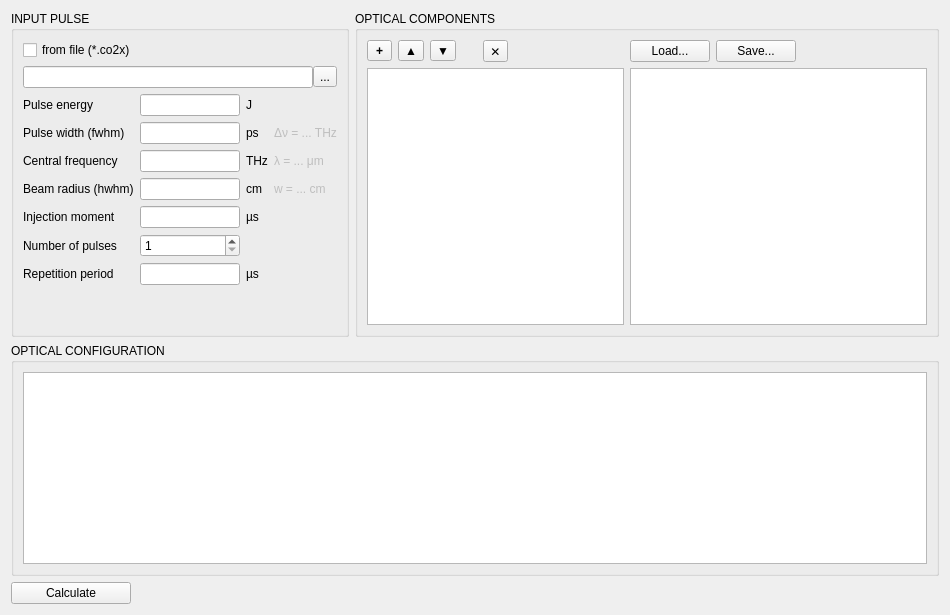
      <widget class="QWidget" name="tab1">
       <attribute name="title">
        <string>&amp;Input</string>
       </attribute>
       <attribute name="toolTip">
        <string>Ctrl + I</string>
       </attribute>
       <layout class="QGridLayout" name="gridLayout_18">
        <item row="5" column="0">
         <widget class="QPushButton" name="pushButton_calculate">
          <property name="minimumSize">
           <size>
            <width>120</width>
            <height>0</height>
           </size>
          </property>
          <property name="maximumSize">
           <size>
            <width>120</width>
            <height>16777215</height>
           </size>
          </property>
          <property name="text">
           <string>Calculate</string>
          </property>
          <property name="shortcut">
           <string>Alt+X</string>
          </property>
         </widget>
        </item>
        <item row="2" column="0" colspan="2">
         <widget class="QGroupBox" name="groupBox_pulse_2">
          <property name="sizePolicy">
           <sizepolicy hsizetype="Preferred" vsizetype="Expanding">
            <horstretch>0</horstretch>
            <verstretch>0</verstretch>
           </sizepolicy>
          </property>
          <property name="title">
           <string>INPUT PULSE</string>
          </property>
          <layout class="QGridLayout" name="gridLayout_4">
           <item row="6" column="2">
            <widget class="QLabel" name="label_r0_2">
             <property name="sizePolicy">
              <sizepolicy hsizetype="Minimum" vsizetype="Preferred">
               <horstretch>0</horstretch>
               <verstretch>0</verstretch>
              </sizepolicy>
             </property>
             <property name="text">
              <string>cm</string>
             </property>
             <property name="wordWrap">
              <bool>false</bool>
             </property>
            </widget>
           </item>
           <item row="4" column="2">
            <widget class="QLabel" name="label_tau0_2">
             <property name="sizePolicy">
              <sizepolicy hsizetype="Minimum" vsizetype="Preferred">
               <horstretch>0</horstretch>
               <verstretch>0</verstretch>
              </sizepolicy>
             </property>
             <property name="text">
              <string>ps</string>
             </property>
             <property name="wordWrap">
              <bool>false</bool>
             </property>
             <property name="margin">
              <number>0</number>
             </property>
            </widget>
           </item>
           <item row="0" column="0" colspan="5">
            <widget class="QCheckBox" name="checkBox_from_file">
             <property name="text">
              <string>from file (*.co2x)</string>
             </property>
            </widget>
           </item>
           <item row="8" column="0">
            <widget class="QLabel" name="label_n_pulses">
             <property name="text">
              <string>Number of pulses</string>
             </property>
            </widget>
           </item>
           <item row="7" column="2">
            <widget class="QLabel" name="label_t_inj_2">
             <property name="sizePolicy">
              <sizepolicy hsizetype="Minimum" vsizetype="Preferred">
               <horstretch>0</horstretch>
               <verstretch>0</verstretch>
              </sizepolicy>
             </property>
             <property name="text">
              <string>µs</string>
             </property>
             <property name="wordWrap">
              <bool>false</bool>
             </property>
            </widget>
           </item>
           <item row="2" column="1">
            <widget class="QLineEdit" name="lineEdit_E0">
             <property name="sizePolicy">
              <sizepolicy hsizetype="Fixed" vsizetype="Fixed">
               <horstretch>0</horstretch>
               <verstretch>0</verstretch>
              </sizepolicy>
             </property>
             <property name="minimumSize">
              <size>
               <width>100</width>
               <height>0</height>
              </size>
             </property>
             <property name="maximumSize">
              <size>
               <width>100</width>
               <height>16777215</height>
              </size>
             </property>
             <property name="alignment">
              <set>Qt::AlignRight|Qt::AlignTrailing|Qt::AlignVCenter</set>
             </property>
            </widget>
           </item>
           <item row="2" column="0">
            <widget class="QLabel" name="label_E0">
             <property name="text">
              <string>Pulse energy</string>
             </property>
             <property name="wordWrap">
              <bool>false</bool>
             </property>
            </widget>
           </item>
           <item row="6" column="3" colspan="2">
            <widget class="QLabel" name="label_r0_3">
             <property name="enabled">
              <bool>false</bool>
             </property>
             <property name="text">
              <string>w = ... cm</string>
             </property>
            </widget>
           </item>
           <item row="9" column="1">
            <widget class="QLineEdit" name="lineEdit_Dt_train">
             <property name="sizePolicy">
              <sizepolicy hsizetype="Fixed" vsizetype="Fixed">
               <horstretch>0</horstretch>
               <verstretch>0</verstretch>
              </sizepolicy>
             </property>
             <property name="minimumSize">
              <size>
               <width>100</width>
               <height>0</height>
              </size>
             </property>
             <property name="maximumSize">
              <size>
               <width>100</width>
               <height>16777215</height>
              </size>
             </property>
             <property name="alignment">
              <set>Qt::AlignRight|Qt::AlignTrailing|Qt::AlignVCenter</set>
             </property>
            </widget>
           </item>
           <item row="9" column="2">
            <widget class="QLabel" name="label_Dt_train_2">
             <property name="sizePolicy">
              <sizepolicy hsizetype="Minimum" vsizetype="Preferred">
               <horstretch>0</horstretch>
               <verstretch>0</verstretch>
              </sizepolicy>
             </property>
             <property name="text">
              <string>µs</string>
             </property>
             <property name="wordWrap">
              <bool>false</bool>
             </property>
            </widget>
           </item>
           <item row="9" column="0">
            <widget class="QLabel" name="label_Dt_train">
             <property name="text">
              <string>Repetition period</string>
             </property>
             <property name="wordWrap">
              <bool>false</bool>
             </property>
            </widget>
           </item>
           <item row="10" column="1">
            <spacer name="verticalSpacer">
             <property name="orientation">
              <enum>Qt::Vertical</enum>
             </property>
             <property name="sizeHint" stdset="0">
              <size>
               <width>20</width>
               <height>40</height>
              </size>
             </property>
            </spacer>
           </item>
           <item row="5" column="2">
            <widget class="QLabel" name="label_vc_2">
             <property name="sizePolicy">
              <sizepolicy hsizetype="Minimum" vsizetype="Preferred">
               <horstretch>0</horstretch>
               <verstretch>0</verstretch>
              </sizepolicy>
             </property>
             <property name="text">
              <string>THz</string>
             </property>
             <property name="wordWrap">
              <bool>false</bool>
             </property>
            </widget>
           </item>
           <item row="4" column="1">
            <widget class="QLineEdit" name="lineEdit_tau0">
             <property name="sizePolicy">
              <sizepolicy hsizetype="Fixed" vsizetype="Fixed">
               <horstretch>0</horstretch>
               <verstretch>0</verstretch>
              </sizepolicy>
             </property>
             <property name="minimumSize">
              <size>
               <width>100</width>
               <height>0</height>
              </size>
             </property>
             <property name="maximumSize">
              <size>
               <width>100</width>
               <height>16777215</height>
              </size>
             </property>
             <property name="alignment">
              <set>Qt::AlignRight|Qt::AlignTrailing|Qt::AlignVCenter</set>
             </property>
            </widget>
           </item>
           <item row="6" column="0">
            <widget class="QLabel" name="label_r0">
             <property name="text">
              <string>Beam radius (hwhm)</string>
             </property>
             <property name="wordWrap">
              <bool>false</bool>
             </property>
            </widget>
           </item>
           <item row="5" column="0">
            <widget class="QLabel" name="label_vc">
             <property name="text">
              <string>Central frequency</string>
             </property>
             <property name="wordWrap">
              <bool>false</bool>
             </property>
            </widget>
           </item>
           <item row="4" column="3" colspan="2">
            <widget class="QLabel" name="label_tau0_3">
             <property name="enabled">
              <bool>false</bool>
             </property>
             <property name="text">
              <string>Δν = ... THz</string>
             </property>
            </widget>
           </item>
           <item row="8" column="1">
            <widget class="QSpinBox" name="spinBox_n_pulses">
             <property name="accelerated">
              <bool>true</bool>
             </property>
             <property name="minimum">
              <number>1</number>
             </property>
             <property name="maximum">
              <number>999999</number>
             </property>
            </widget>
           </item>
           <item row="2" column="2">
            <widget class="QLabel" name="label_E0_2">
             <property name="sizePolicy">
              <sizepolicy hsizetype="Minimum" vsizetype="Preferred">
               <horstretch>0</horstretch>
               <verstretch>0</verstretch>
              </sizepolicy>
             </property>
             <property name="text">
              <string>J</string>
             </property>
             <property name="wordWrap">
              <bool>false</bool>
             </property>
            </widget>
           </item>
           <item row="6" column="1">
            <widget class="QLineEdit" name="lineEdit_r0">
             <property name="sizePolicy">
              <sizepolicy hsizetype="Fixed" vsizetype="Fixed">
               <horstretch>0</horstretch>
               <verstretch>0</verstretch>
              </sizepolicy>
             </property>
             <property name="minimumSize">
              <size>
               <width>100</width>
               <height>0</height>
              </size>
             </property>
             <property name="maximumSize">
              <size>
               <width>100</width>
               <height>16777215</height>
              </size>
             </property>
             <property name="alignment">
              <set>Qt::AlignRight|Qt::AlignTrailing|Qt::AlignVCenter</set>
             </property>
            </widget>
           </item>
           <item row="5" column="3" colspan="2">
            <widget class="QLabel" name="label_vc_3">
             <property name="enabled">
              <bool>false</bool>
             </property>
             <property name="sizePolicy">
              <sizepolicy hsizetype="Expanding" vsizetype="Preferred">
               <horstretch>0</horstretch>
               <verstretch>0</verstretch>
              </sizepolicy>
             </property>
             <property name="text">
              <string>λ = ... μm</string>
             </property>
            </widget>
           </item>
           <item row="1" column="0" colspan="5">
            <layout class="QHBoxLayout" name="horizontalLayout_4" stretch="0,0">
             <property name="spacing">
              <number>0</number>
             </property>
             <item>
              <widget class="QLineEdit" name="lineEdit_input_file"/>
             </item>
             <item>
              <widget class="QToolButton" name="toolButton_input_file">
               <property name="text">
                <string>...</string>
               </property>
              </widget>
             </item>
            </layout>
           </item>
           <item row="7" column="0">
            <widget class="QLabel" name="label_t_inj">
             <property name="text">
              <string>Injection moment</string>
             </property>
             <property name="wordWrap">
              <bool>false</bool>
             </property>
            </widget>
           </item>
           <item row="4" column="0">
            <widget class="QLabel" name="label_tau0">
             <property name="text">
              <string>Pulse width (fwhm)</string>
             </property>
             <property name="wordWrap">
              <bool>false</bool>
             </property>
            </widget>
           </item>
           <item row="5" column="1">
            <widget class="QLineEdit" name="lineEdit_vc">
             <property name="sizePolicy">
              <sizepolicy hsizetype="Fixed" vsizetype="Fixed">
               <horstretch>0</horstretch>
               <verstretch>0</verstretch>
              </sizepolicy>
             </property>
             <property name="minimumSize">
              <size>
               <width>100</width>
               <height>0</height>
              </size>
             </property>
             <property name="maximumSize">
              <size>
               <width>100</width>
               <height>16777215</height>
              </size>
             </property>
             <property name="alignment">
              <set>Qt::AlignRight|Qt::AlignTrailing|Qt::AlignVCenter</set>
             </property>
            </widget>
           </item>
           <item row="7" column="1">
            <widget class="QLineEdit" name="lineEdit_t_inj">
             <property name="sizePolicy">
              <sizepolicy hsizetype="Fixed" vsizetype="Fixed">
               <horstretch>0</horstretch>
               <verstretch>0</verstretch>
              </sizepolicy>
             </property>
             <property name="minimumSize">
              <size>
               <width>100</width>
               <height>0</height>
              </size>
             </property>
             <property name="maximumSize">
              <size>
               <width>100</width>
               <height>16777215</height>
              </size>
             </property>
             <property name="alignment">
              <set>Qt::AlignRight|Qt::AlignTrailing|Qt::AlignVCenter</set>
             </property>
            </widget>
           </item>
          </layout>
         </widget>
        </item>
        <item row="3" column="0" colspan="3">
         <widget class="QGroupBox" name="groupBox_configuration">
          <property name="sizePolicy">
           <sizepolicy hsizetype="Preferred" vsizetype="Expanding">
            <horstretch>0</horstretch>
            <verstretch>0</verstretch>
           </sizepolicy>
          </property>
          <property name="title">
           <string>OPTICAL CONFIGURATION</string>
          </property>
          <layout class="QGridLayout" name="gridLayout_5">
           <item row="0" column="0" colspan="2">
            <widget class="QPlainTextEdit" name="plainTextEdit_layout"/>
           </item>
          </layout>
         </widget>
        </item>
        <item row="5" column="1" colspan="2">
         <spacer name="horizontalSpacer_8">
          <property name="orientation">
           <enum>Qt::Horizontal</enum>
          </property>
          <property name="sizeHint" stdset="0">
           <size>
            <width>788</width>
            <height>17</height>
           </size>
          </property>
         </spacer>
        </item>
        <item row="2" column="2">
         <widget class="QGroupBox" name="groupBox_components">
          <property name="sizePolicy">
           <sizepolicy hsizetype="Preferred" vsizetype="Expanding">
            <horstretch>0</horstretch>
            <verstretch>0</verstretch>
           </sizepolicy>
          </property>
          <property name="title">
           <string>OPTICAL COMPONENTS</string>
          </property>
          <layout class="QGridLayout" name="gridLayout_9">
           <item row="0" column="4">
            <widget class="QToolButton" name="toolButton">
             <property name="minimumSize">
              <size>
               <width>25</width>
               <height>0</height>
              </size>
             </property>
             <property name="text">
              <string>✕</string>
             </property>
            </widget>
           </item>
           <item row="1" column="0" colspan="6">
            <widget class="QListView" name="listView_components">
             <property name="sizePolicy">
              <sizepolicy hsizetype="Minimum" vsizetype="Expanding">
               <horstretch>0</horstretch>
               <verstretch>0</verstretch>
              </sizepolicy>
             </property>
            </widget>
           </item>
           <item row="1" column="6" colspan="3">
            <widget class="QPlainTextEdit" name="plainTextEdit_yaml"/>
           </item>
           <item row="0" column="2">
            <widget class="QToolButton" name="toolButton_3">
             <property name="text">
              <string>▼</string>
             </property>
            </widget>
           </item>
           <item row="0" column="5">
            <spacer name="horizontalSpacer_6">
             <property name="orientation">
              <enum>Qt::Horizontal</enum>
             </property>
             <property name="sizeType">
              <enum>QSizePolicy::Minimum</enum>
             </property>
             <property name="sizeHint" stdset="0">
              <size>
               <width>110</width>
               <height>20</height>
              </size>
             </property>
            </spacer>
           </item>
           <item row="0" column="0">
            <widget class="QToolButton" name="toolButton_add_component">
             <property name="minimumSize">
              <size>
               <width>25</width>
               <height>0</height>
              </size>
             </property>
             <property name="font">
              <font>
               <weight>75</weight>
               <bold>true</bold>
              </font>
             </property>
             <property name="text">
              <string>+</string>
             </property>
            </widget>
           </item>
           <item row="0" column="8">
            <spacer name="horizontalSpacer_7">
             <property name="orientation">
              <enum>Qt::Horizontal</enum>
             </property>
             <property name="sizeHint" stdset="0">
              <size>
               <width>125</width>
               <height>20</height>
              </size>
             </property>
            </spacer>
           </item>
           <item row="0" column="1">
            <widget class="QToolButton" name="toolButton_2">
             <property name="text">
              <string>▲</string>
             </property>
            </widget>
           </item>
           <item row="0" column="6">
            <widget class="QPushButton" name="pushButton">
             <property name="text">
              <string>Load...</string>
             </property>
            </widget>
           </item>
           <item row="0" column="7">
            <widget class="QPushButton" name="pushButton_2">
             <property name="text">
              <string>Save...</string>
             </property>
            </widget>
           </item>
           <item row="0" column="3">
            <spacer name="horizontalSpacer_9">
             <property name="orientation">
              <enum>Qt::Horizontal</enum>
             </property>
             <property name="sizeType">
              <enum>QSizePolicy::Fixed</enum>
             </property>
             <property name="sizeHint" stdset="0">
              <size>
               <width>15</width>
               <height>20</height>
              </size>
             </property>
            </spacer>
           </item>
          </layout>
         </widget>
        </item>
       </layout>
      </widget>
